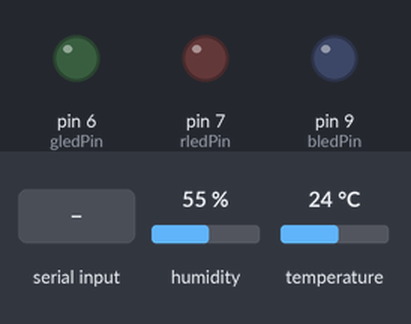
Recording of a sketch running on a simulated Arduino Uno, built with avr-gcc and run on an emulated ATmega328P. Shown: output pins drawn as LEDs (lit = HIGH). The test bench sets the inputs (shaded band); at power-on: humidity 55 %, temperature 24 °C. What the sketch prints to the serial monitor is not drawn.

Above: at 3.8 s.
3.9 s: "STABLE\n" received over the second serial link
At 5.4 s:
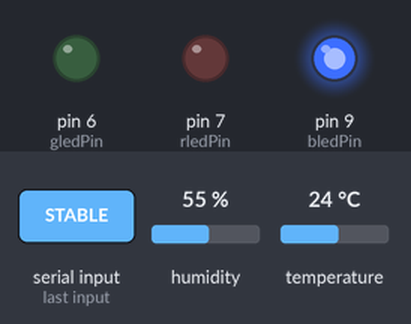
Timing chart, 0 to 7.0 s (numbered marks = the images above; inputs shaded):
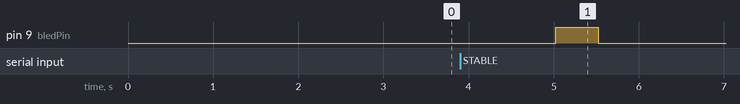

Measured:
- after the input at 3.9 s, pin 9 (bledPin): LOW → HIGH after 1.1 s, → LOW 0.50 s later

The sketch:

Serial_comm_Transmitting.ino
```cpp
#include <SoftwareSerial.h>
#include <dht11.h>
dht11 DHT11;
#define DHT11PIN 8

//RF24 radio(5, 10); // CE, CSN
//const byte address[6] = "00001";
const int gledPin =  6;      // the number of the LED pin
const int rledPin =  7;
const int bledPin =  9;
String sbh;
char mystr[100];//String data
char recstr[10]; //Initialized variable to store recieved data
int temp;
SoftwareSerial mySerialT(0, 1);//(Rx,Tx)

void setup() {
  Serial.begin(9600);
  mySerialT.begin(9600);
// Begin the Serial at 9600 Baud

DHT11.read(DHT11PIN);
pinMode(rledPin, OUTPUT);
pinMode(gledPin, OUTPUT);
pinMode(bledPin, OUTPUT);
}

void loop() {
      digitalWrite(rledPin, LOW);
      digitalWrite(gledPin, LOW);
      digitalWrite(bledPin, LOW);
temp=DHT11.temperature;
itoa(temp, mystr,10);
Serial.write(mystr,2);
Serial.print('\n');
delay(1000);
 int i=0;
 mySerialT.listen();
 if (mySerialT.available()) {
  delay(1000);
  while(mySerialT.available() && i<7) {
    recstr[i++] = mySerialT.read();
  }
  recstr[i++]='\0';

 }
 if(i>0){
  sbh=String(recstr);
  //Serial.print(sbh);
  if(sbh.equals("STABLE")){
      digitalWrite(rledPin, LOW);
      digitalWrite(gledPin, HIGH);
      digitalWrite(bledPin, LOW);
      delay(500);
  }
    if(sbh.equals("NTSTBL")){
      digitalWrite(rledPin, HIGH);
      digitalWrite(gledPin, LOW);
      digitalWrite(bledPin, LOW);
      delay(500);
  }
    if((!(sbh.equals("STABLE")))||((!(sbh.equals("NTSTBL"))))){
      digitalWrite(rledPin, LOW);
      digitalWrite(gledPin, LOW);
      digitalWrite(bledPin, HIGH);
      delay(500);
  }

 }
}
```
